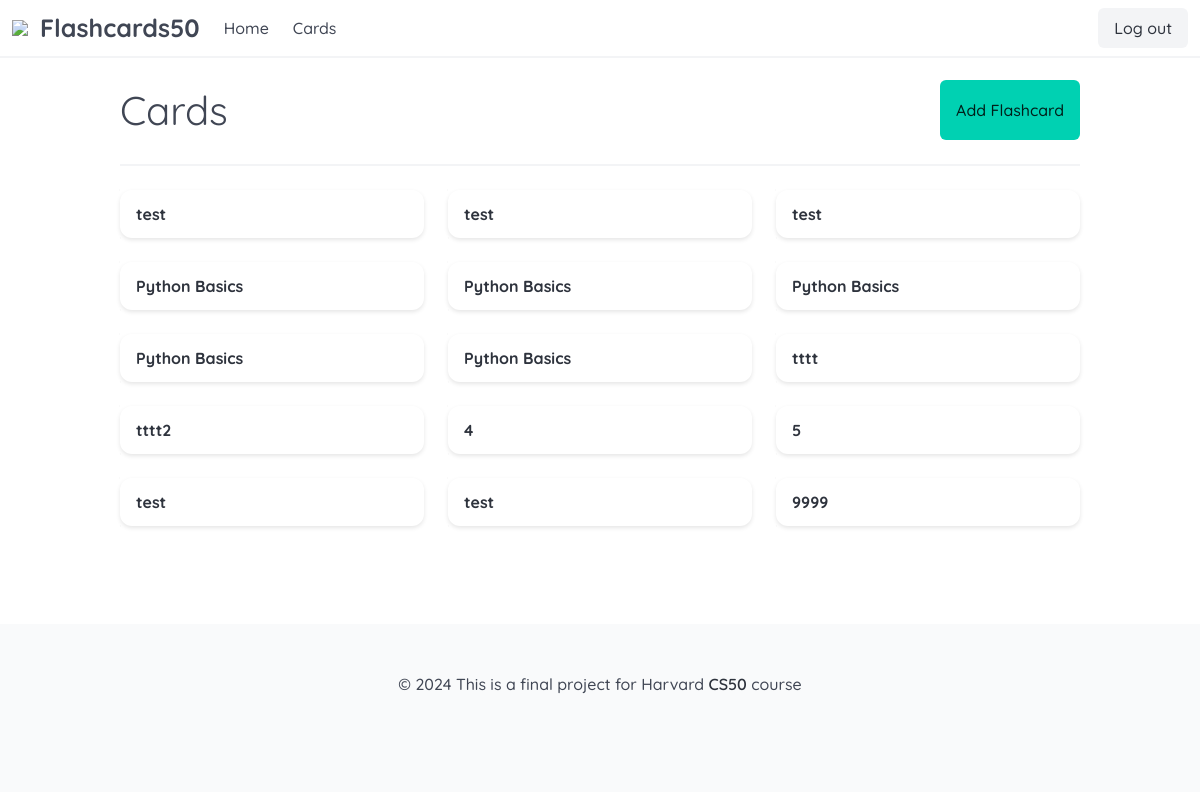
The page /cards (signed in) on the database its author committed.
### models.py (models this page shows)
class Flashcards(db.Model):
    id = db.Column(db.Integer, primary_key=True, autoincrement=True)
    user_id = db.Column(db.Integer, db.ForeignKey('users.id'), nullable=False)
    title = db.Column(db.Text, nullable=False)
    users = db.relationship('Users', backref=db.backref('flashcards', lazy=True))

### app.py (the view)
@app.route("/cards")
@login_required
def cards():
    rows = Flashcards.query.filter_by(user_id=session["user_id"]).all()
    return render_template("cards.html", flashcards=rows)

### app.py (called while the page is built)
@app.after_request
def after_request(response):
    response.headers["Cache-Control"] = "no-cache, no-store, must-revalidate"
    response.headers["Expires"] = 0
    response.headers["Pragma"] = "no-cache"
    return response

### helpers.py (called while the page is built)
def login_required(f):
    @wraps(f)
    def decorated_function(*args, **kwargs):
        if session.get("user_id") is None:
            return redirect("/login")
        return f(*args, **kwargs)
    return decorated_function

### templates/cards.html (shortened to what this page needs)
{% extends "layout.html" %}
{% block main %}
    <div class="container py-5 text-center">
        <div class="is-flex is-justify-content-space-between">
            <h1 class="is-size-2">Cards</h1>
            <a class="button is-primary" href="/cards/create">Add Flashcard</a>
        </div>
        <hr>
        <div class="columns is-multiline">
            {% if flashcards %}
                {% for flashcard in flashcards %}
                    <div class="column is-4">
                        <a href="/cards/{{flashcard.id}}" class="card">
                            <header class="card-header">
                                <p class="card-header-title">{{ flashcard.title }}</p>
                            </header>
                        </a>
                    </div>
                {% endfor %}
            {% endif %}
            </div>
        </div>
{% endblock %}

### templates/layout.html (shortened to what this page needs)
<!DOCTYPE html>
<html lang="en" data-theme="light">
    <head>
        <link rel="stylesheet" href="https://cdn.jsdelivr.net/npm/bulma@1.0.0/css/bulma.min.css">
        <link href="/static/styles.css" rel="stylesheet">
    </head>
    <body>
        <nav class="navbar has-shadow" role="navigation" aria-label="main navigation">
            <div class="navbar-brand">
                <a class="navbar-item" href="/">
                    <img src="/static/b.png"/>
                    <span>Flashcards50</span>
                </a>
            </div>
            <div id="navbar" class="navbar-menu">
                <div class="navbar-start">
                    <a class="navbar-item" href="/">
                        Home
                    </a>
                    {% if session["user_id"] %}
                        <a class="navbar-item" href="/cards">
                            Cards
                        </a>
                    {% endif %}
                </div>
                <div class="navbar-end">
                    {% if session["user_id"] %}
                        <div class="navbar-item">
                            <div class="buttons">
                                <a href="/logout" class="button is-light">
                                    Log out
                                </a>
                            </div>
                        </div>
                    {% endif %}
                </div>
            </div>
        </nav>
        <main class="main">
            {% block main %}{% endblock %}
        </main>
        <footer class="footer">
            <div class="content has-text-centered">
              <p>
                &copy; 2024 This is a final project for Harvard <strong>CS50</strong> course
              </p>
            </div>
          </footer>
    </body>
</html>

### static/styles.css (style rules this page uses)
body { font-family: "Quicksand", sans-serif; font-optical-sizing: auto; font-weight: 500; font-style: normal; }
.navbar-brand .navbar-item { font-size: 25px; font-weight: 700; }

### rows shown on the page
Flashcards: title "test"
Flashcards: title "test"
Flashcards: title "test"
Flashcards: title "Python Basics"
Flashcards: title "Python Basics"
Flashcards: title "Python Basics"
Flashcards: title "Python Basics"
Flashcards: title "Python Basics"
Flashcards: title "tttt"
Flashcards: title "tttt2"
Flashcards: title "4"
Flashcards: title "5"
Flashcards: title "test"
Flashcards: title "test"
Flashcards: title "9999"
